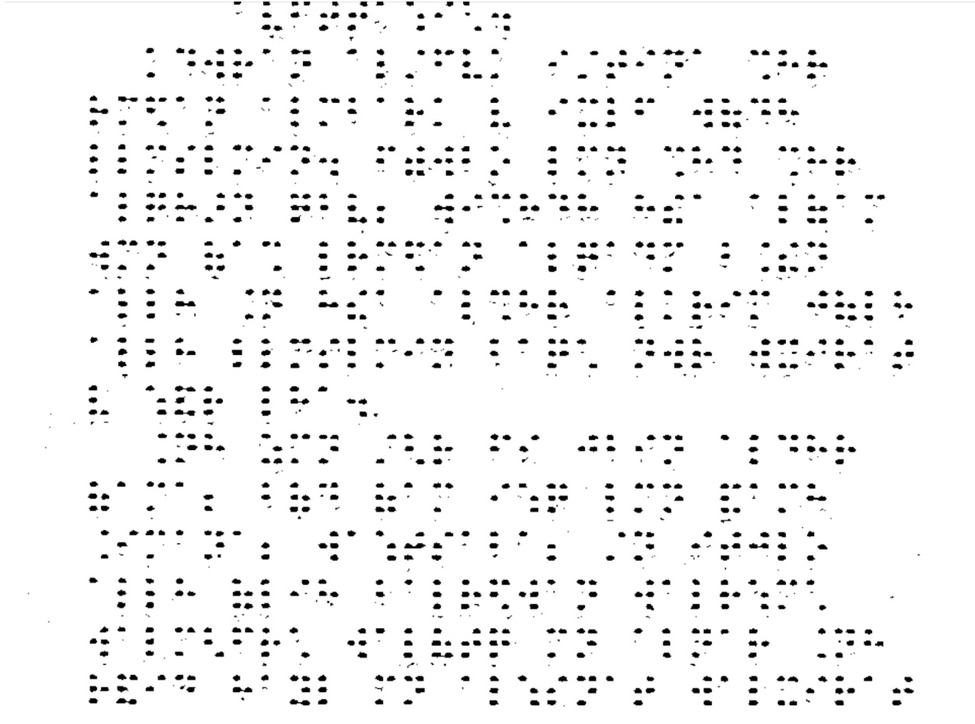
#> input picture samples/processed.jpg, 975 x 724 px, shrunk from 1252 x 930 before the run
$ python preprocessing.py
#> lines starting #> are read from the running program, lines starting #| are printed output that depends on the picture; after the words box and inside, x2 and y2 are one past the last pixel; in counts of white or black regions, pixels touching at a corner belong together
import cv2
import argparse
import numpy as np

img= cv2.imread('samples/processed.jpg',0)
#> img is the input picture: shape (724, 975); min 0, max 255, mean 242.8

# # Apply Gaussian blur to reduce noise
# # Possibility of Adaptive Blur
# blurred_image = cv2.GaussianBlur(image, (5, 5), 0)

# # Apply adaptive thresholding to binarize the inverted image
# binary_image = cv2.adaptiveThreshold(blurred_image, 255, cv2.ADAPTIVE_THRESH_MEAN_C, cv2.THRESH_BINARY_INV, 31, 10)

# # Apply morphological operations to enhance transitions
# kernel = cv2.getStructuringElement(cv2.MORPH_RECT, (3, 3))
# binary_image = cv2.morphologyEx(binary_image, cv2.MORPH_CLOSE, kernel)

img = 255 - img
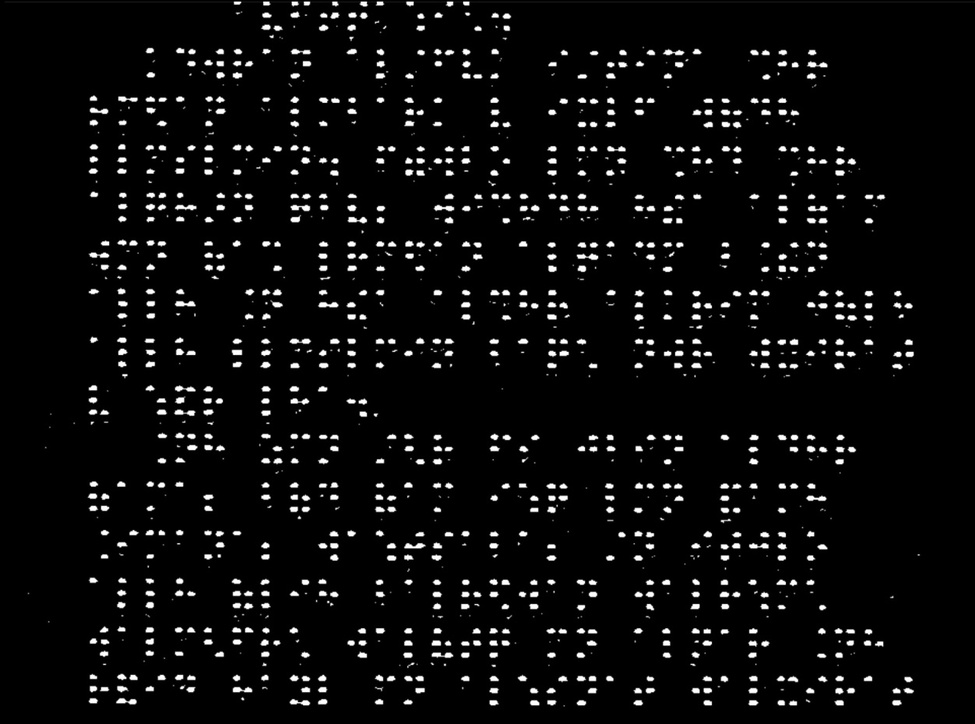
#> img: shape (724, 975); min 0, max 255, mean 12.2

ret, thresh = cv2.threshold(img, 120, 255, cv2.THRESH_BINARY)
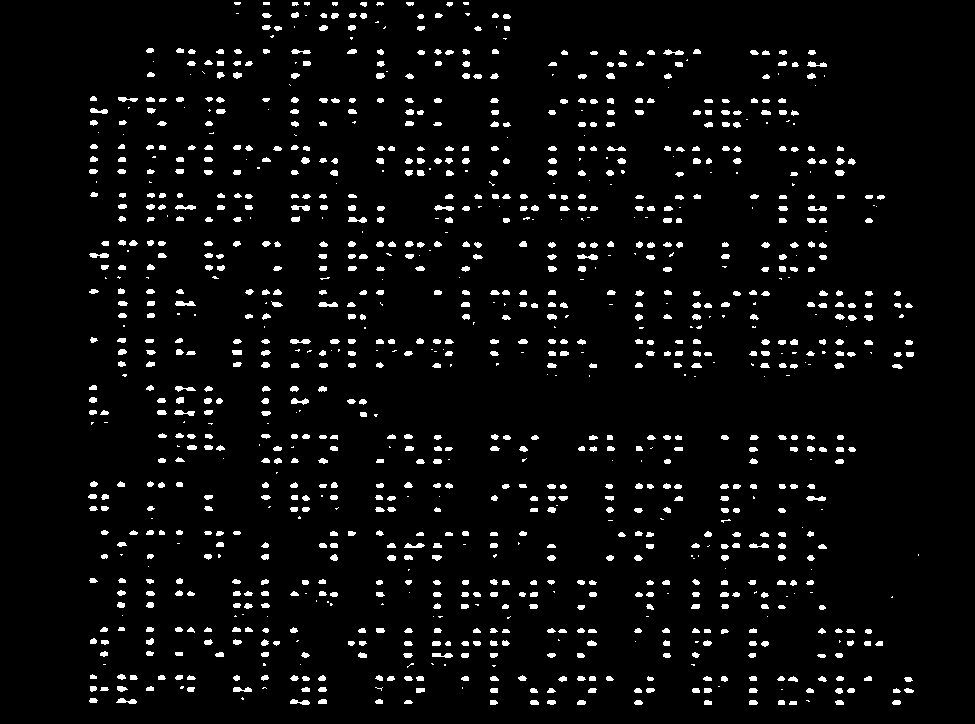
#> thresh: shape (724, 975); 4.6% white; 1141 white regions (248 under 20 px), largest, box (x1, y1, x2, y2) and area: (577, 254, 598, 260) 82, (175, 301, 196, 306) 81, (290, 339, 311, 344) 79
blur = cv2.blur(thresh,(5,5))
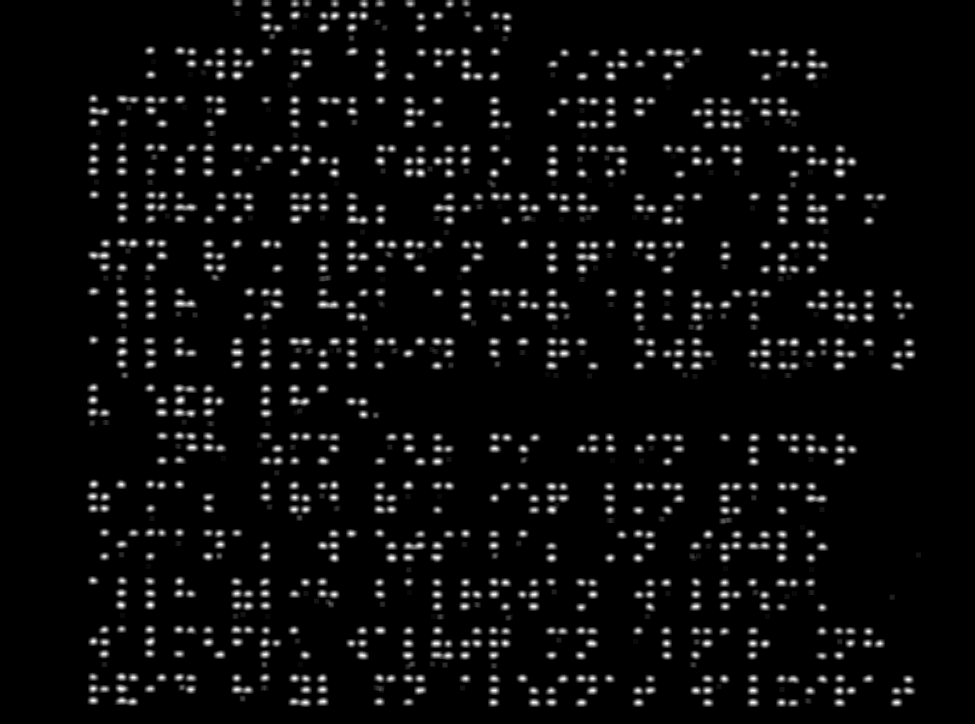
#> blur: shape (724, 975); min 0, max 255, mean 11.7

kernel = np.ones((5,5),np.uint8)
erosion = cv2.erode(blur,kernel,iterations = 1)
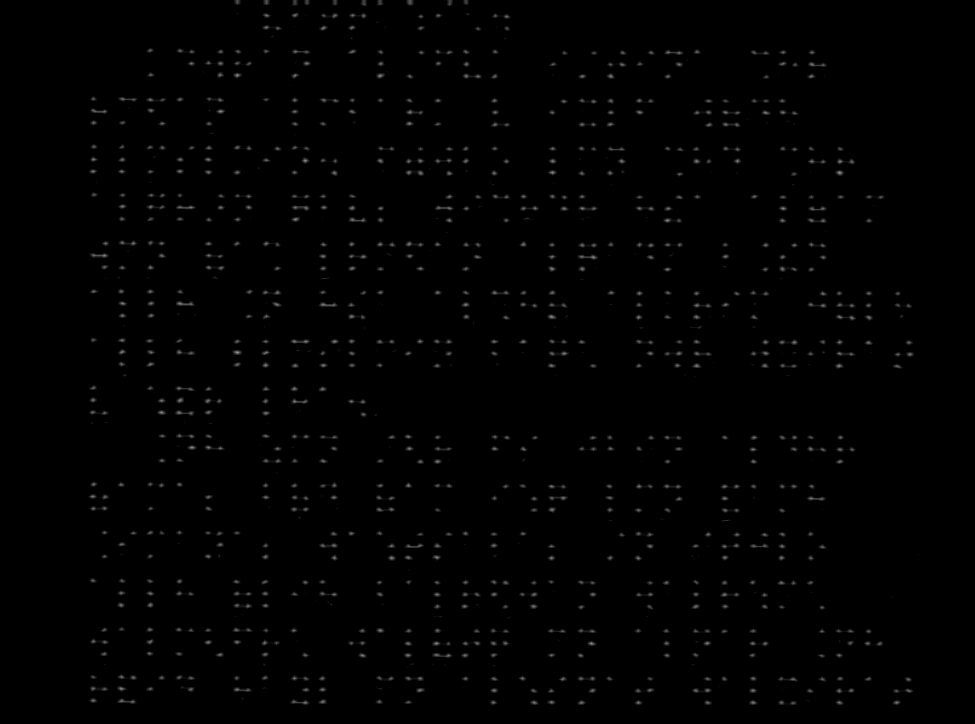
#> erosion: shape (724, 975); min 0, max 153, mean 1.7
ret, thresh2 = cv2.threshold(erosion, 12, 255, cv2.THRESH_BINARY)
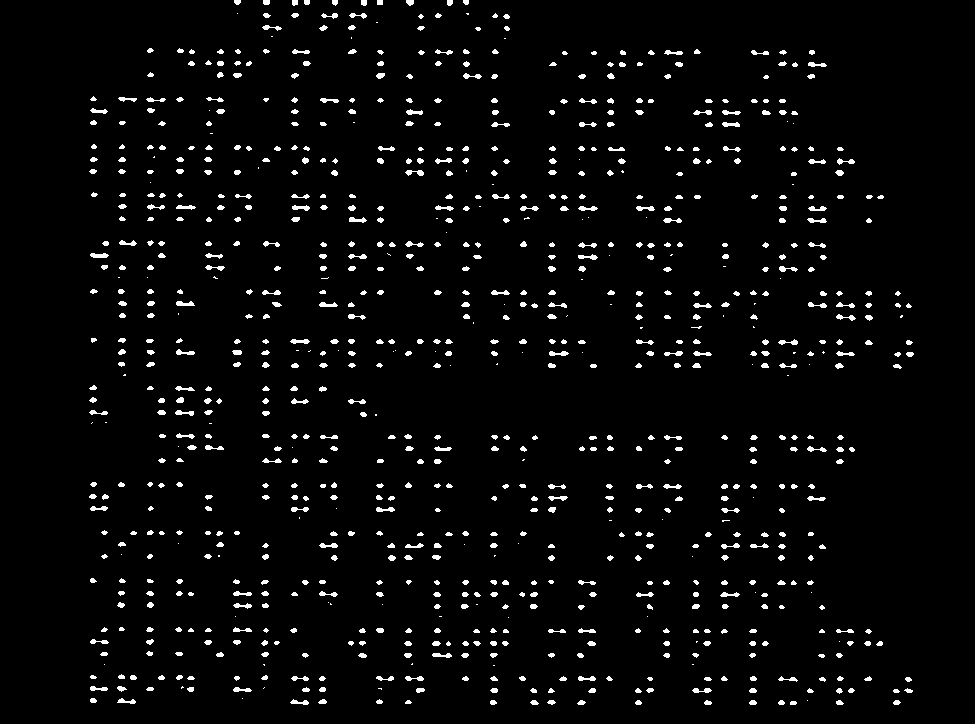
#> thresh2: shape (724, 975); 3.5% white; 908 white regions (139 under 20 px), largest, box (x1, y1, x2, y2) and area: (90, 253, 109, 258) 75, (176, 301, 195, 306) 72, (290, 339, 310, 344) 71

kernel = np.ones((3,2),np.uint8)
mask = cv2.dilate(thresh2,kernel,iterations = 1)
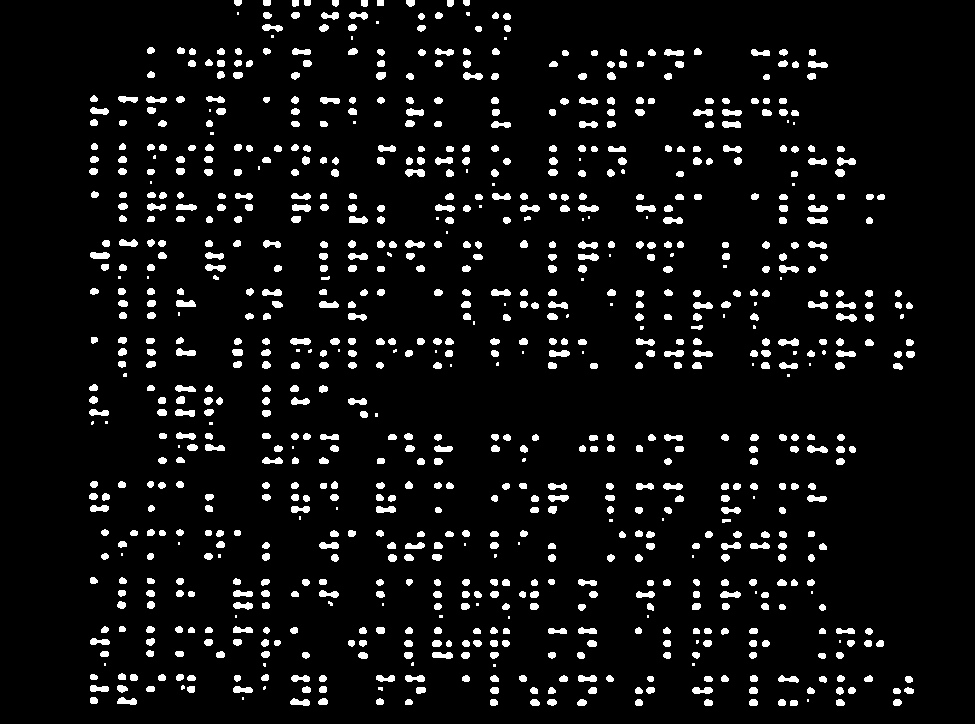
#> mask: shape (724, 975); 6.5% white; 906 white regions (98 under 20 px), largest, box (x1, y1, x2, y2) and area: (90, 252, 110, 259) 121, (290, 338, 311, 345) 120, (405, 169, 425, 177) 119

rows,cols=mask.shape
#> rows = 724; cols = 975
cv2.imwrite(r'segmentation/mask.jpg', mask)
